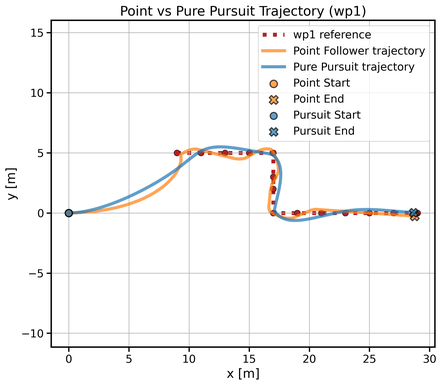
#> input picture ictc_test/trajectory_test/plot/compare_wp1_trajectory.png, 442 x 386 px, shrunk from 2373 x 2073 before the run
$ python plot_trajectory_2x3.py
#> lines starting #> are read from the running program, lines starting #| are printed output that depends on the picture
from pathlib import Path
import matplotlib.pyplot as plt
import matplotlib.image as mpimg

PLOT_DIR = Path("plot")

image_files = [
    #PLOT_DIR / "reference_routes_wp1_wp5.png",
    PLOT_DIR / "compare_wp1_trajectory.png",
    PLOT_DIR / "compare_wp2_trajectory.png",
    PLOT_DIR / "compare_wp3_trajectory.png",
    PLOT_DIR / "compare_wp4_trajectory.png",
    PLOT_DIR / "compare_wp5_trajectory.png",
]

fig, axes = plt.subplots(2, 3, figsize=(18, 12))
axes = axes.flatten()

for ax, img_path in zip(axes, image_files):
    img = mpimg.imread(img_path)
#> img is the input picture: shape (386, 442, 4) float32; mean R, G, B, A 0.959, 0.956, 0.955, 1
    ax.imshow(img)
    ax.axis("off")

axes[-1].axis("off")

condition_text = (
    "Conditions | Isaac Sim 4.5.0, LIMO ROS2, wp1–wp5, "
    "control rate: 20 Hz, goal tolerance: 0.4 m, "
    "max linear: 1.5 m/s, max angular: 0.9 rad/s, "
    "topics: /tf, /sim/cmd_vel"
)

fig.text(
    0.5,
    0.03,
    condition_text,
    ha="center",
    va="center",
    fontsize=13,
    bbox=dict(facecolor="white", edgecolor="black", boxstyle="round,pad=0.4", alpha=0.95)
)

plt.tight_layout(rect=[0, 0.07, 1, 1])

plt.tight_layout()
save_path = PLOT_DIR / "compare_all_routes_2x3.png"
plt.savefig(save_path, dpi=300, bbox_inches="tight")
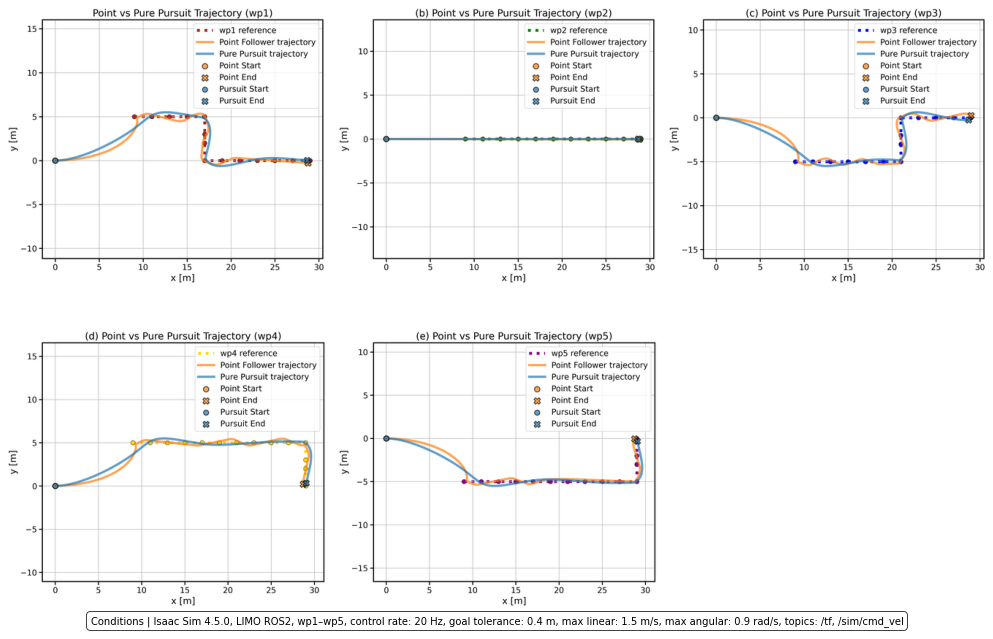
#> figure drawn by matplotlib, 5 panels
plt.close()

print(f"Saved: {save_path}")
